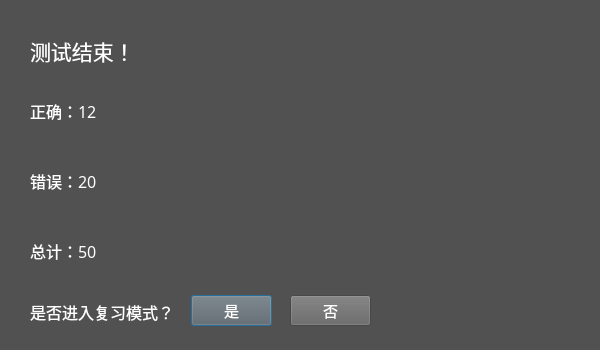
<?xml version="1.0" encoding="UTF-8"?>
<ui version="4.0">
 <class>SelfReview</class>
 <widget class="QDialog" name="SelfReview">
  <property name="geometry">
   <rect>
    <x>0</x>
    <y>0</y>
    <width>600</width>
    <height>350</height>
   </rect>
  </property>
  <property name="minimumSize">
   <size>
    <width>600</width>
    <height>350</height>
   </size>
  </property>
  <property name="maximumSize">
   <size>
    <width>600</width>
    <height>350</height>
   </size>
  </property>
  <property name="windowTitle">
   <string>测试结束</string>
  </property>
  <property name="styleSheet">
   <string notr="true">background-color: rgb(81, 81, 81);</string>
  </property>
  <widget class="QPushButton" name="pushButtonYes">
   <property name="geometry">
    <rect>
     <x>191</x>
     <y>295</y>
     <width>81</width>
     <height>31</height>
    </rect>
   </property>
   <property name="font">
    <font>
     <family>等线</family>
     <pointsize>11</pointsize>
    </font>
   </property>
   <property name="styleSheet">
    <string notr="true">background-color: rgb(100, 100, 100);
color: rgb(255, 255, 255);</string>
   </property>
   <property name="text">
    <string>是</string>
   </property>
  </widget>
  <widget class="QLabel" name="labelTitle">
   <property name="geometry">
    <rect>
     <x>30</x>
     <y>30</y>
     <width>121</width>
     <height>41</height>
    </rect>
   </property>
   <property name="font">
    <font>
     <family>等线</family>
     <pointsize>16</pointsize>
    </font>
   </property>
   <property name="styleSheet">
    <string notr="true">color: rgb(255, 255, 255);</string>
   </property>
   <property name="text">
    <string>测试结束！</string>
   </property>
  </widget>
  <widget class="QPushButton" name="pushButtonNo">
   <property name="geometry">
    <rect>
     <x>290</x>
     <y>295</y>
     <width>81</width>
     <height>31</height>
    </rect>
   </property>
   <property name="font">
    <font>
     <family>等线</family>
     <pointsize>11</pointsize>
    </font>
   </property>
   <property name="styleSheet">
    <string notr="true">background-color: rgb(100, 100, 100);
color: rgb(255, 255, 255);</string>
   </property>
   <property name="text">
    <string>否</string>
   </property>
  </widget>
  <widget class="QLabel" name="labelWrongNum">
   <property name="geometry">
    <rect>
     <x>30</x>
     <y>170</y>
     <width>121</width>
     <height>21</height>
    </rect>
   </property>
   <property name="font">
    <font>
     <family>等线</family>
     <pointsize>12</pointsize>
    </font>
   </property>
   <property name="styleSheet">
    <string notr="true">color: rgb(255, 255, 255);</string>
   </property>
   <property name="text">
    <string>错误：20</string>
   </property>
  </widget>
  <widget class="QLabel" name="labelTotalNum">
   <property name="geometry">
    <rect>
     <x>30</x>
     <y>240</y>
     <width>121</width>
     <height>21</height>
    </rect>
   </property>
   <property name="font">
    <font>
     <family>等线</family>
     <pointsize>12</pointsize>
    </font>
   </property>
   <property name="styleSheet">
    <string notr="true">color: rgb(255, 255, 255);</string>
   </property>
   <property name="text">
    <string>总计：50</string>
   </property>
  </widget>
  <widget class="QLabel" name="labelReview">
   <property name="geometry">
    <rect>
     <x>30</x>
     <y>281</y>
     <width>141</width>
     <height>61</height>
    </rect>
   </property>
   <property name="font">
    <font>
     <family>等线</family>
     <pointsize>12</pointsize>
    </font>
   </property>
   <property name="styleSheet">
    <string notr="true">color: rgb(255, 255, 255);</string>
   </property>
   <property name="text">
    <string>是否进入复习模式？</string>
   </property>
  </widget>
  <widget class="QLabel" name="labelRightNum">
   <property name="geometry">
    <rect>
     <x>30</x>
     <y>100</y>
     <width>121</width>
     <height>21</height>
    </rect>
   </property>
   <property name="font">
    <font>
     <family>等线</family>
     <pointsize>12</pointsize>
    </font>
   </property>
   <property name="styleSheet">
    <string notr="true">color: rgb(255, 255, 255);</string>
   </property>
   <property name="text">
    <string>正确：12</string>
   </property>
  </widget>
 </widget>
 <resources/>
 <connections/>
</ui>
